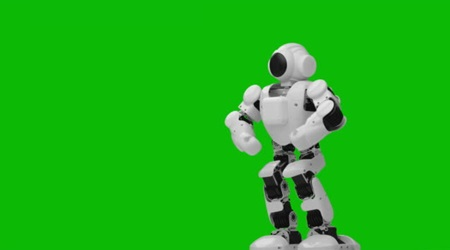
#> input picture 3/lab3_robot_green_bg.bmp, 450 x 250 px
$ python task4.py
#> lines starting #> are read from the running program, lines starting #| are printed output that depends on the picture
'''Load any one of the provided images and place a line, rectangle, circle and text using the inbuilt functions in OpenCV.
Each of the placed object must have a different color. The text must contain the name of at least one member of your group.
Provide the code and screenshot of the image.'''

import cv2

image = cv2.imread("lab3_robot_green_bg.bmp")
#> image is the input picture: shape (250, 450, 3); mean B, G, R 21.6, 179.4, 27.6


# line
x1 = 10
x2 = 100
y1 = 20
y2 = 100
thickness = 5
cv2.line(image, (x1, y1), (x2, y2), (255, 0, 0), thickness)

# circle
center_coordinates = (200,200)
color = (255,255,255)
thickness = -1
radius = 50
cv2.circle(image, center_coordinates, radius, color, thickness)

# rectangle
top_left_coordinate = (200,60)
top_right_coordinate = (300,100)
color = (0,255,255)
thickness = -1
cv2.rectangle(image,top_left_coordinate,top_right_coordinate,color, thickness)

# text
text = "ALI"
org = (100,200)
font = cv2.FONT_HERSHEY_SIMPLEX
color = (0,0,255)

cv2.putText(image,text,org, font, 5, color, 5, cv2.LINE_AA)
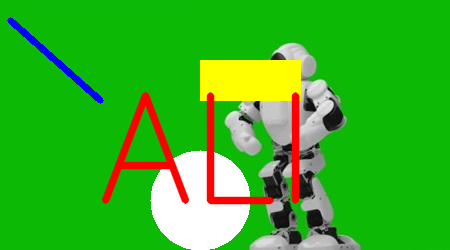
#> image: shape (250, 450, 3); mean B, G, R 35.4, 178.8, 57


cv2.imshow("image",image)
cv2.waitKey(0)
